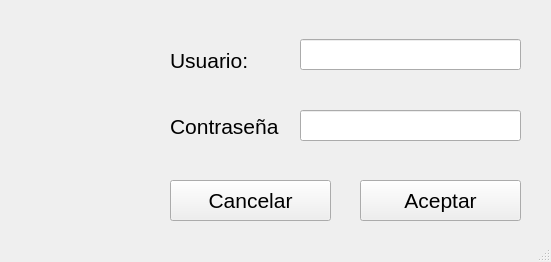
<?xml version="1.0" encoding="UTF-8"?>
<ui version="4.0">
 <class>MainWindow</class>
 <widget class="QMainWindow" name="MainWindow">
  <property name="geometry">
   <rect>
    <x>0</x>
    <y>0</y>
    <width>551</width>
    <height>262</height>
   </rect>
  </property>
  <property name="minimumSize">
   <size>
    <width>551</width>
    <height>262</height>
   </size>
  </property>
  <property name="maximumSize">
   <size>
    <width>551</width>
    <height>262</height>
   </size>
  </property>
  <property name="acceptDrops">
   <bool>false</bool>
  </property>
  <property name="windowTitle">
   <string>Bienvenido al Sistema de Encriptación de Datos</string>
  </property>
  <property name="windowIcon">
   <iconset>
    <normaloff>key.png</normaloff>key.png</iconset>
  </property>
  <widget class="QWidget" name="centralwidget">
   <widget class="QLabel" name="imgLogo">
    <property name="geometry">
     <rect>
      <x>10</x>
      <y>40</y>
      <width>141</width>
      <height>151</height>
     </rect>
    </property>
    <property name="text">
     <string/>
    </property>
    <property name="pixmap">
     <pixmap>login.png</pixmap>
    </property>
    <property name="scaledContents">
     <bool>true</bool>
    </property>
    <property name="wordWrap">
     <bool>true</bool>
    </property>
   </widget>
   <widget class="QLabel" name="lblUsuario">
    <property name="geometry">
     <rect>
      <x>170</x>
      <y>50</y>
      <width>101</width>
      <height>21</height>
     </rect>
    </property>
    <property name="font">
     <font>
      <pointsize>16</pointsize>
     </font>
    </property>
    <property name="text">
     <string>Usuario: </string>
    </property>
   </widget>
   <widget class="QLineEdit" name="txtUsuario">
    <property name="geometry">
     <rect>
      <x>300</x>
      <y>39</y>
      <width>221</width>
      <height>31</height>
     </rect>
    </property>
    <property name="font">
     <font>
      <pointsize>16</pointsize>
     </font>
    </property>
   </widget>
   <widget class="QLabel" name="lblContrasena">
    <property name="geometry">
     <rect>
      <x>170</x>
      <y>111</y>
      <width>121</width>
      <height>31</height>
     </rect>
    </property>
    <property name="font">
     <font>
      <pointsize>16</pointsize>
     </font>
    </property>
    <property name="text">
     <string>Contraseña</string>
    </property>
   </widget>
   <widget class="QLineEdit" name="txtContrasena">
    <property name="geometry">
     <rect>
      <x>300</x>
      <y>110</y>
      <width>221</width>
      <height>31</height>
     </rect>
    </property>
    <property name="font">
     <font>
      <pointsize>16</pointsize>
     </font>
    </property>
    <property name="echoMode">
     <enum>QLineEdit::Password</enum>
    </property>
   </widget>
   <widget class="QPushButton" name="btnEntrar">
    <property name="geometry">
     <rect>
      <x>360</x>
      <y>180</y>
      <width>161</width>
      <height>41</height>
     </rect>
    </property>
    <property name="font">
     <font>
      <pointsize>16</pointsize>
     </font>
    </property>
    <property name="cursor">
     <cursorShape>PointingHandCursor</cursorShape>
    </property>
    <property name="toolTip">
     <string>Enviar usuario y contraseña</string>
    </property>
    <property name="text">
     <string>Aceptar</string>
    </property>
    <property name="icon">
     <iconset>
      <normaloff>aceptar.png</normaloff>aceptar.png</iconset>
    </property>
    <property name="iconSize">
     <size>
      <width>16</width>
      <height>16</height>
     </size>
    </property>
   </widget>
   <widget class="QPushButton" name="btnCancelar">
    <property name="geometry">
     <rect>
      <x>170</x>
      <y>180</y>
      <width>161</width>
      <height>41</height>
     </rect>
    </property>
    <property name="font">
     <font>
      <pointsize>16</pointsize>
     </font>
    </property>
    <property name="cursor">
     <cursorShape>PointingHandCursor</cursorShape>
    </property>
    <property name="toolTip">
     <string>Cancelar, salir de la aplicación</string>
    </property>
    <property name="text">
     <string>Cancelar</string>
    </property>
    <property name="icon">
     <iconset>
      <normaloff>cancelar.png</normaloff>cancelar.png</iconset>
    </property>
    <property name="checkable">
     <bool>false</bool>
    </property>
   </widget>
  </widget>
  <widget class="QMenuBar" name="menubar">
   <property name="geometry">
    <rect>
     <x>0</x>
     <y>0</y>
     <width>551</width>
     <height>21</height>
    </rect>
   </property>
  </widget>
  <widget class="QStatusBar" name="statusbar"/>
 </widget>
 <resources/>
 <connections/>
</ui>
